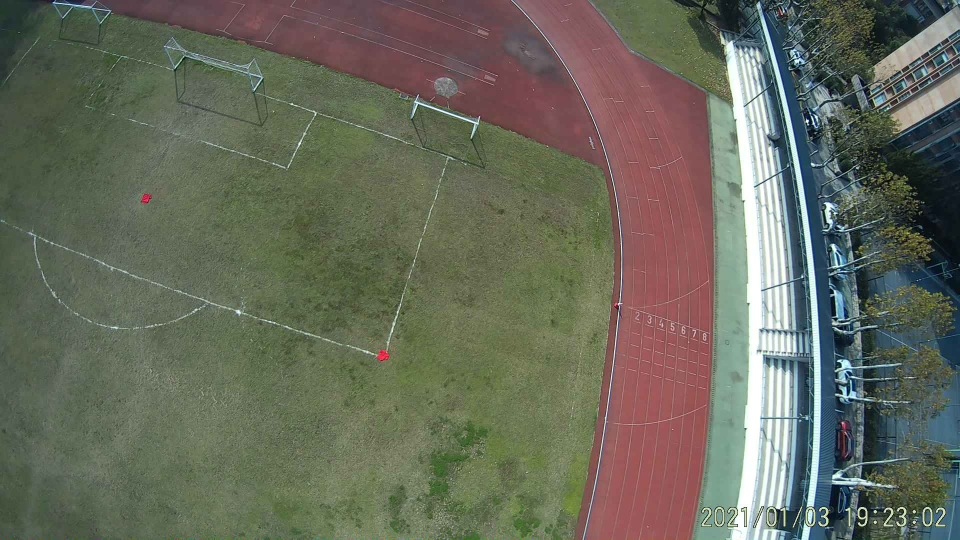
#> input picture data/imgs/1670568626.8634715.jpg, 1920 x 1080 px, found by its file name (shown at 1/2 size)
$ python fav_localization.py
#> lines starting #> are read from the running program, lines starting #| are printed output that depends on the picture; after the words box and inside, x2 and y2 are one past the last pixel; in counts of white or black regions, pixels touching at a corner belong together
#> further down, img is the input picture: shape (1080, 1920, 3); mean B, G, R 91.3, 105.9, 103.3
#> `imgHSV = cv2.cvtColor(img, cv2.COLOR_BGR2HSV)`: imgHSV: shape (1080, 1920, 3); mean H, S, V 65.3, 70.2, 115.6
### utils/image_process.py
import cv2
import numpy as np
import sys
from math import *
from scipy.spatial.transform import Rotation as R
sys.path.append("..")
from parameters.param import *

# [14 lines left out: functions video_init, cv_show, not called in this run]

# Gaussian filtering
def good_thresh_img(img):
    gs_frame = cv2.GaussianBlur(img, (5, 5), 0)
    hsv = cv2.cvtColor(gs_frame, cv2.COLOR_BGR2HSV)
#> hsv: shape (1080, 1920, 3); mean H, S, V 65.5, 68.7, 115.5
    erode_hsv = cv2.erode(hsv, None, iterations=2)
#> erode_hsv: shape (1080, 1920, 3); mean H, S, V 59.8, 61, 106
    return erode_hsv

def findColor(img_hsv, myColors):
    lower = np.array(myColors[0:3])
    upper = np.array(myColors[3:6])
    mask = cv2.inRange(img_hsv,lower,upper)
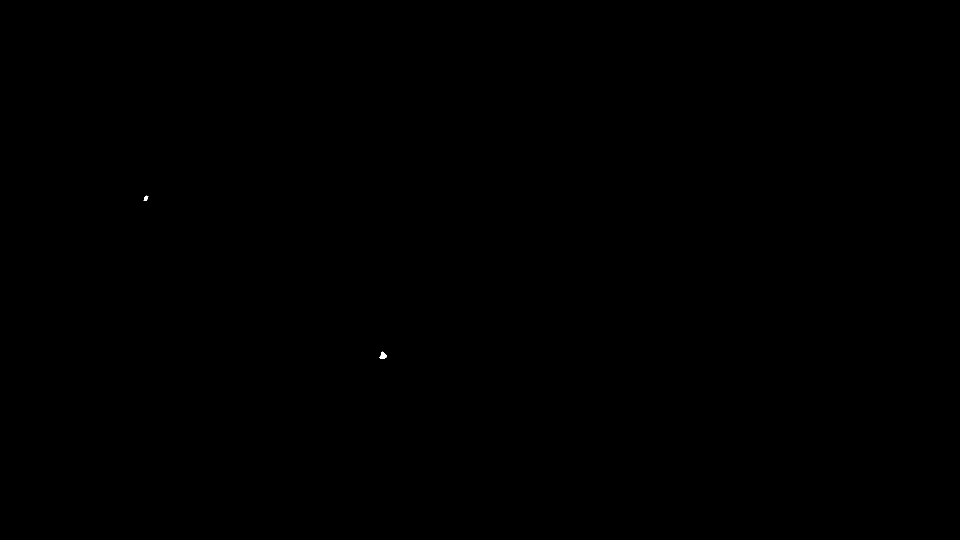
#> mask: shape (1080, 1920) (shown at 1/2 size); 0.01% white; 2 white regions
    mask_process_img = cv2.bitwise_and(img_hsv, img_hsv, mask = mask)
#> mask_process_img: shape (1080, 1920, 3); mean H, S, V 0, 0, 0
    return mask_process_img

def find_target(mask_process_img, target_list, img):
    inRange_gray = cv2.cvtColor(mask_process_img,cv2.COLOR_BGR2GRAY)
    contours,hierarchy = cv2.findContours(inRange_gray,cv2.RETR_TREE,cv2.CHAIN_APPROX_NONE)
#> contours = 2 contours; box (x1, y1, x2, y2) and area: (759, 703, 774, 718) 116, (287, 391, 297, 402) 52
    # Size selection
    for c in contours:
        if cv2.contourArea(c) < 10 or cv2.contourArea(c) > 900:
            continue
        else:
            target_list.append(c)
#> this loop made 2 passes
#> after the loop, target_list has the same summary as contours
    for i in target_list:
        rect = cv2.minAreaRect(i)
        box = cv2.boxPoints(rect)
        cv2.drawContours(img, [np.int0(box)], -1, (0, 255, 255), 2)
#> this loop made 2 passes
#> (rect, box) on passes 1 to 2: (((764.8, 711.8), (12.73, 13.44), -45), [[765, 721], [755.5, 711.5], [764.5, 702.5], [774, 712]]), (((291.4, 396.2), (10.73, 6.26), -63.43), [[291.8, 402.4], [286.2, 399.6], [291, 390], [296.6, 392.8]])
#> img: shape (1080, 1920, 3); 0.01% of pixels changed, all inside (x1, y1, x2, y2) = (285, 389, 776, 723)
    return img

### fav_localization.py
import cv2
import os
from math import *
from utils.calculate_attitude import atti_calculate
from utils.get_GNSS_Position import Cal_GNSS_Position
from utils.image_process import cv_show, good_thresh_img, findColor, find_target, video_init
from parameters.param import *

def draw_center(target_list, img, atti_result):
    latitude, longitude, altitude, phi_radi, theta_radi, psi_radi = atti_result
    for  c in target_list:
        M = cv2.moments(c)
        center_x = int(M['m10']/M['m00'])
        center_y = int(M['m01']/M['m00'])
        input_info = [latitude, longitude, altitude, center_x, center_y, phi_radi, theta_radi, psi_radi]
        Pg, GNSS_pos = Cal_GNSS_Position(input_info)
        cv2.circle(img,(center_x,center_y),7,128,-1)
        str2 ='(' + str(GNSS_pos[0])+ ',' + str(GNSS_pos[1]) + ')'
        cv2.putText(img,str2,(center_x-50, center_y+40),cv2.FONT_HERSHEY_SIMPLEX,1,(255,255,0),2,cv2.LINE_AA)
    str_plane_GNSS_pos ='FAV latitude=' + str(latitude) + ' longitude=' + str(longitude)  + ' flying_height=' + str(altitude - ground_altitude) + 'm'
    cv2.putText(img,str_plane_GNSS_pos,(50, 90),cv2.FONT_HERSHEY_SIMPLEX,1,(0,0,255),2,cv2.LINE_AA)
    return img

if __name__ == "__main__":
    if os.path.exists(result_save_dir) == False:
        os.mkdir(result_save_dir)
    if runmode == 0:
        #photo
        img_filenames = os.listdir(img_file_dir)
        for img_filename in img_filenames:
            target_list = []
            atti_dict = {}
            time = os.path.splitext(img_filename)[0]
            img_file_path = os.path.join(img_file_dir, img_filename)
            img =cv2.imread(img_file_path)
            imgHSV = cv2.cvtColor(img, cv2.COLOR_BGR2HSV)
            img_Hsv = good_thresh_img(img)
            mask_process_img = findColor(img_Hsv, myColors)
            img_with_target = find_target(mask_process_img, target_list, img)
            if len(target_list)>0:
                atti_filename = time + ".txt"
                attitude_file_path = os.path.join(attitude_file_dir, atti_filename)
#> (the run stopped early here; a loop or call above may not have finished)
